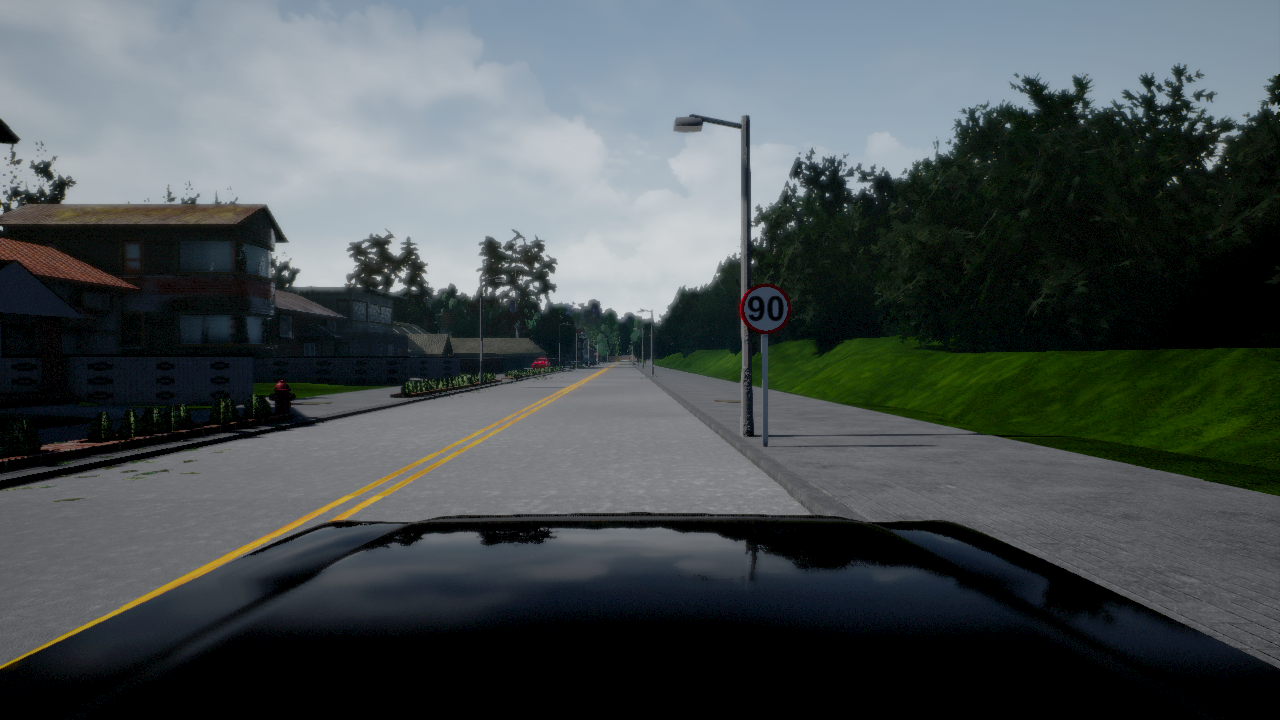
#> input picture Originales/000130.png, 1280 x 720 px
$ python pruebas_final.py
#> lines starting #> are read from the running program, lines starting #| are printed output that depends on the picture; after the words box and inside, x2 and y2 are one past the last pixel; in counts of white or black regions, pixels touching at a corner belong together
#> further down, img is the input picture: shape (720, 1280, 3); mean B, G, R 81.6, 80.5, 73
### detection_car_driving.py
import numpy as np
import clustering as cl
from cv2 import cv2

def get_road_line(frame_RGB):
    #frame_RGB = cv2.flip(frame_RGB,1) #Flip verticaly the frame
    frame = frame_RGB.copy()
    part_frame = frame[350:720, 0:1280] #Solo obtenemos la seccion del frame con la carretera
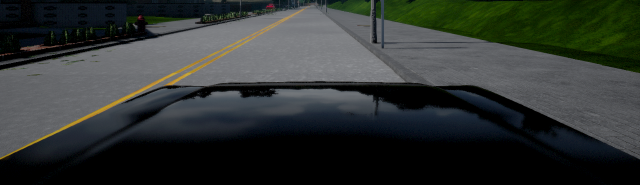
#> part_frame: shape (370, 1280, 3) (shown at 1/2 size); mean B, G, R 50.1, 52.6, 47.9
    # Convert BGR to HSV
    frame_hsv = cv2.cvtColor(part_frame, cv2.COLOR_BGR2HSV)
#> frame_hsv: shape (370, 1280, 3); mean H, S, V 69.4, 64.1, 56.3

    # define range Road Line color in HSV
    # road_line_color = np.uint8([[[109,196,217 ]]])
    # hsv_color = cv2.cvtColor(road_line_color,cv2.COLOR_BGR2HSV)
    # print (hsv_color) #Handmade way to obtain the HSV Color
    lower_road_line_color = np.array([14,100,100])
    upper_road_line_color = np.array([40,255,217])
    mask = cv2.inRange(frame_hsv, lower_road_line_color, upper_road_line_color)
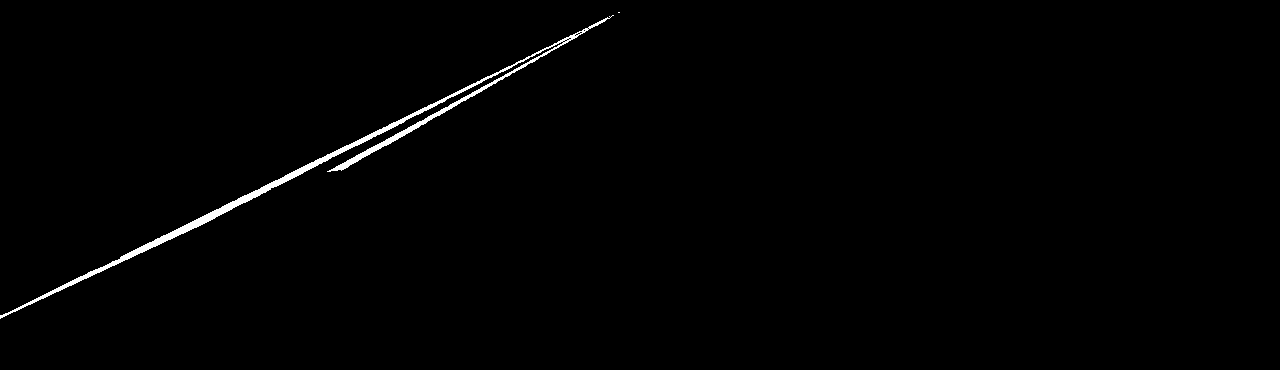
#> mask: shape (370, 1280); 0.87% white; 2 white regions (1 under 20 px), largest, box (x1, y1, x2, y2) and area: (0, 15, 614, 319) 4108

    # Bitwise-AND mask and original image
    res = cv2.bitwise_and(part_frame,part_frame, mask= mask)

    gray = cv2.cvtColor(res,cv2.COLOR_BGR2GRAY)
    edges = cv2.Canny(gray,50,150,apertureSize = 3)
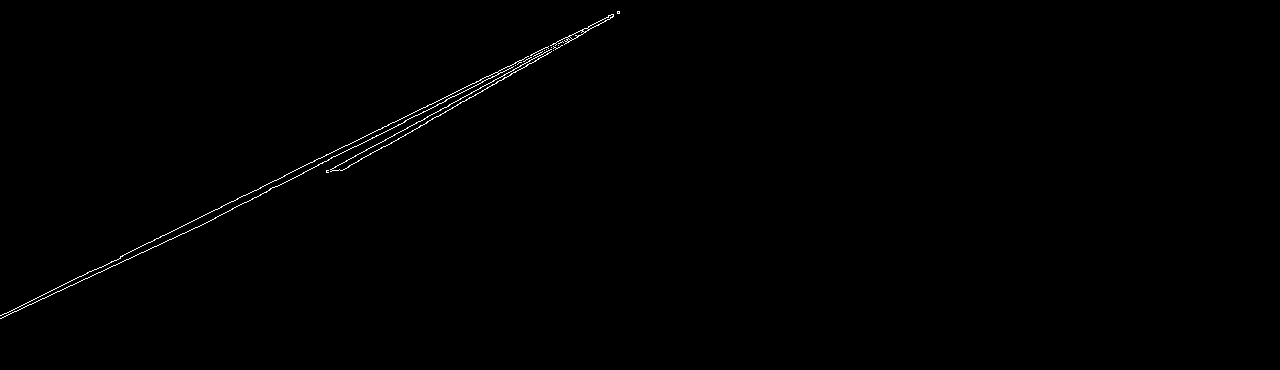
#> edges: shape (370, 1280); 0.38% white in thin lines or dots, all inside (x1, y1, x2, y2) = (0, 11, 620, 319)
    _, binary = cv2.threshold(gray, 25, 255, cv2.THRESH_BINARY)

    lines_p = cv2.HoughLinesP(edges,1,np.pi/180,80,minLineLength = 50,maxLineGap = 150)
#> lines_p = [[87, 272, 619, 12], [171, 239, 619, 11], [197, 227, 582, 31], [344, 169, 618, 11], [0, 318, 182, 233], [326, 171, 568, 42], [0, 315, 284, 176], [326, 170, 582, 34], [460, 98, 619, 13]]
    edges = cv2.cvtColor(edges,cv2.COLOR_GRAY2BGR)
    binary = cv2.cvtColor(binary,cv2.COLOR_GRAY2BGR)
    lines_angles = []
    distances = []
    middle_point = 0
    jump = 0
    try:
            for line in lines_p: #Print the lines on the Original Frame
                x1,y1,x2,y2 = line[0] #Points to obtain a line
                y1 = y1 + 350 #Plus 350 to adapt to the full frame after the crop
                y2 = y2 + 350
                slope = get_line_slope(x1,y1,x2,y2)
                displacement = get_line_displacement (x1,y1,x2,y2)
                line = [slope, displacement]
                angle = get_line_angle (slope)
                lines_angles.append([line, angle]) #Save the angle
                cv2.line(frame,(x1,y1),(x2,y2),(255,0,0),2)
                print_angles_frame(x1, y1, x2, y2, angle, frame) #Print the angles on the frame (for debug)
#> this loop made 1 pass
#> (x1, y1, x2, y2, slope, c in get_line_displacement, displacement, degrees in get_line_angle) on pass 1: (87, 622, 619, 362, -0.489, 664.5, 664.5, -26.05)
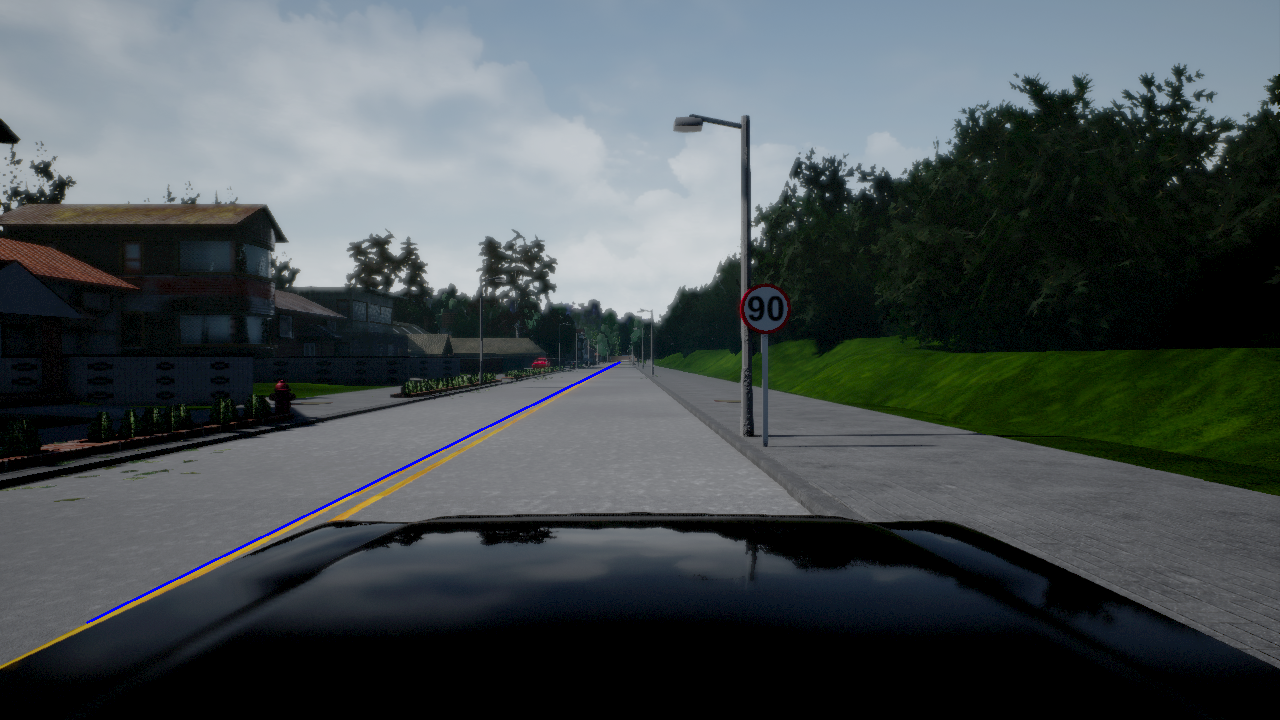
#> frame: shape (720, 1280, 3); 0.17% of pixels changed, all inside (x1, y1, x2, y2) = (86, 361, 621, 624)
#> after the loop, lines_angles = [[[-0.489, 664.5], -26.05]]

            lines_angles = sorted(lines_angles, key=lambda line: line[1]) # Sorting by angles
            on_the_middle = (lines_angles[0][1] > -90 and lines_angles[0][1] < -70) and (lines_angles[-1][1] < 90 and lines_angles[-1][1] > 70)
            horizonal = True # To know if we have horizontal lines on the frame
            if abs(lines_angles[0][1] - lines_angles[-1][1]) <= 10  or on_the_middle:
                for line in lines_angles:
                    if abs(line[1]) > 2.5 and horizonal:
                        horizonal = False
                    distances.append(distance_to_left_margin(line[0][0], line[0][1]))

            else:
                horizonal = False
                sorted_angles = []
                index = []
                for pair in lines_angles:
                   sorted_angles.append(pair[1])
                index = get_clusters(sorted_angles, 2) #To get a cluster of two groups

                distances_1 = []
                average_distances_1 = 0
                distances_2 = []
                average_distances_2 = 0
                for i in range(0, index[0]-1, 1):
                    d = distance_to_left_margin(lines_angles[i][0][0], lines_angles[i][0][1])
                    distances_1.append(d)
                    average_distances_1 += d
                average_distances_1 = average_distances_1 /( index[0] + 1)
                for i in range(index[0]-1, len(lines_angles), 1):
                    d = distance_to_left_margin(lines_angles[i][0][0], lines_angles[i][0][1])
                    distances_2.append(d)
                    average_distances_2 += d
                average_distances_2 = average_distances_2 / (len(lines_angles) - index[0] + 1)

                if abs(average_distances_1) < abs(average_distances_2):
                    #First Cluster is Good One
                    distances = distances_1
                else:
                    #Second Cluster is Good One
                    distances = distances_2
                    jump = index[0]-1 # Index to start the second Cluster

            distances.sort()
            if (not horizonal):
                print (distances)
                middle_distance = int((distances[0] + distances[-1])/2)
                middle_point = int(len(distances)/2)
                average_angle = lines_angles[middle_point + jump][1]
            else:
                #Extreme unuseful values
                middle_distance = 3666
                average_angle = 111
            try:
                print_final_distance_angle(average_angle, middle_distance, frame)
            except OverflowError:
                middle_distance = 0
                print_final_distance_angle(average_angle, middle_distance, frame)
            return frame, middle_distance, average_angle

    except TypeError:
        print('En este frame no hay líneas')
        return frame, 3666, 111 #Extreme unuseful values

def get_line_angle (slope): # Obtain the angle of the line between the point x1,y1 & x2,y2
    degrees = np.degrees(np.arctan(slope)) #Transform the radians to degrees with 180/pi
    return degrees

def get_line_slope (x1,y1,x2,y2): #Get the slope (m) of the line with the line formula y=x*m + c
    if x1 != x2:
        slope = (y2-y1)/(x2-x1) #Get the slope of the line with the line formula y=x*m + c
    else:
        slope = np.pi/2
    return slope #In Radians

def get_line_displacement (x1,y1,x2,y2): #Get the displacement (c) of the line with the line formula y=x*m + c
    if x1 != x2:
        c = (y1*x2 - y2*x1)/(x2-x1)
    else:
        c = x1
    return c

def print_angles_frame (x1, y1, x2, y2, angle, frame):
    font = cv2.FONT_HERSHEY_PLAIN
    if y1 < y2:
        rnd_y = np.random.randint(y1, high = y2, size = 1) # y1 sould be lower than y2
        new_x = int((x2-x1) * ((rnd_y-y1)/(y2-y1)) + x1)
    elif y1 > y2:
        rnd_y = np.random.randint(y2, high = y1, size = 1)
        new_x = int((x2-x1) * ((rnd_y-y1)/(y2-y1)) + x1)
    else:
        rnd_y = y1
        new_x = x1
#> (the run stopped early here; a loop or call above may not have finished)
